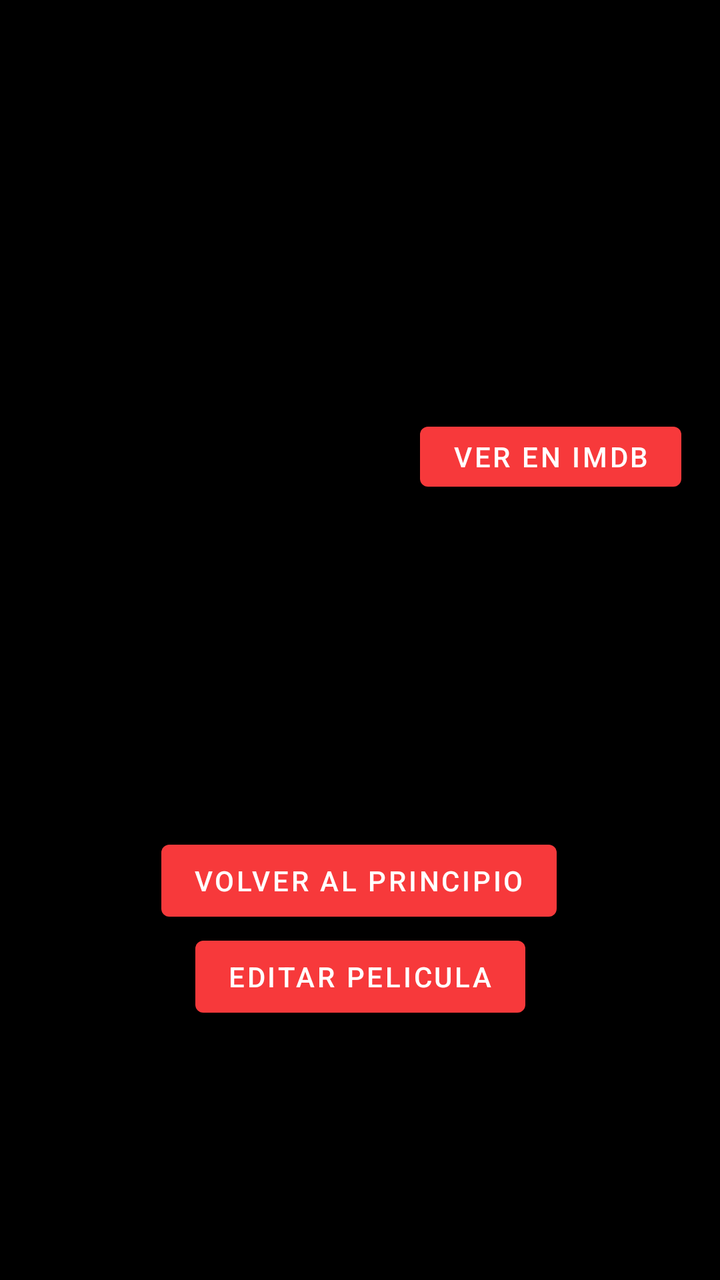
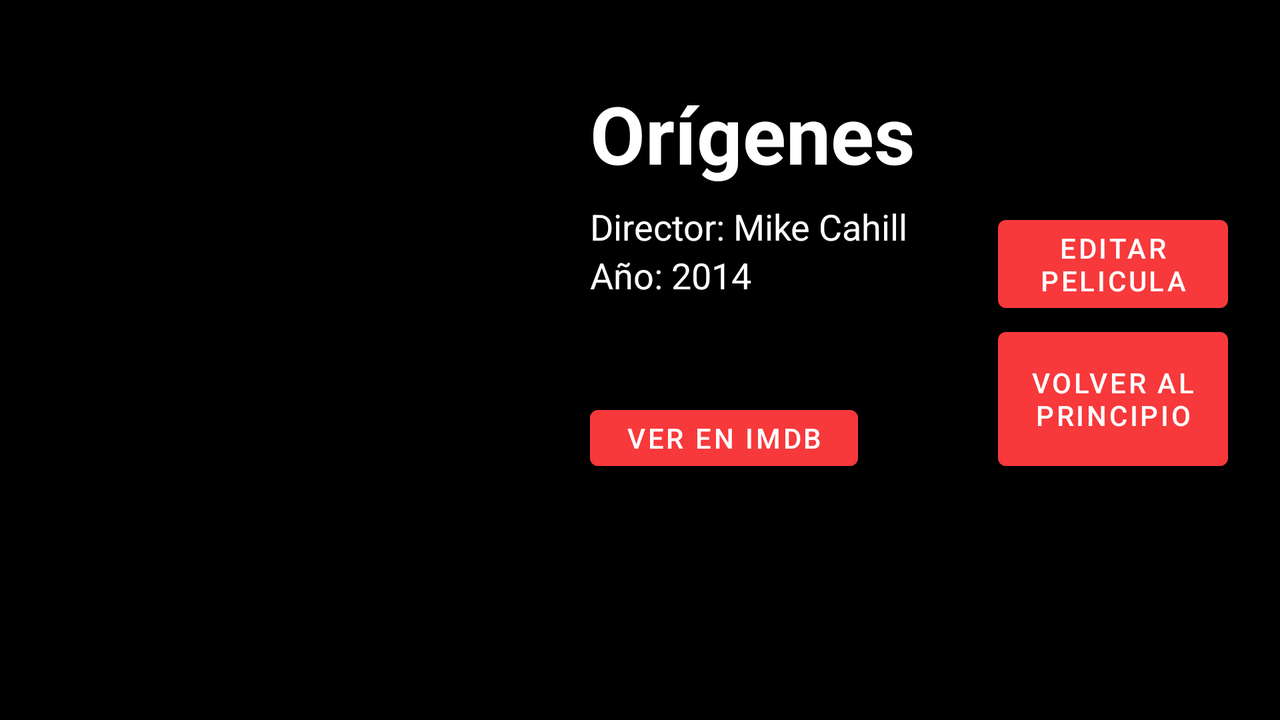

Compare how this app lays out the same screen by default and in its alternative resource folder. The renders come first, then the two layout files and the values they reference.
<!-- AndroidManifest.xml: application theme Theme.Cine -->
<!-- res/layout/activity_film_data.xml -->
<?xml version="1.0" encoding="utf-8"?>
<androidx.constraintlayout.widget.ConstraintLayout xmlns:android="http://schemas.android.com/apk/res/android"
    xmlns:app="http://schemas.android.com/apk/res-auto"
    xmlns:tools="http://schemas.android.com/tools"
    android:layout_width="match_parent"
    android:layout_height="match_parent"
    android:background="@color/black"
    tools:context=".FilmDataActivity"
    tools:layout_editor_absoluteX="15dp"
    tools:layout_editor_absoluteY="0dp">

    <ImageView
        android:id="@+id/ivCartel"
        android:layout_width="167dp"
        android:layout_height="184dp"
        android:layout_marginStart="35dp"
        android:layout_marginEnd="12dp"
        android:scaleType="centerCrop"
        app:layout_constraintBottom_toBottomOf="parent"
        app:layout_constraintEnd_toStartOf="@+id/tvDirector"
        app:layout_constraintStart_toStartOf="parent"
        app:layout_constraintTop_toTopOf="parent"
        app:layout_constraintVertical_bias="0.12" />


    

    <TextView
        android:id="@+id/tvComentarios"
        android:layout_width="wrap_content"
        android:layout_height="wrap_content"
        android:layout_marginStart="35dp"
        android:layout_marginEnd="254dp"
        android:text=""
        android:textColor="@color/white"
        app:layout_constraintBottom_toBottomOf="parent"
        app:layout_constraintEnd_toEndOf="parent"
        app:layout_constraintHorizontal_bias="0.0"
        app:layout_constraintStart_toStartOf="parent"
        app:layout_constraintTop_toBottomOf="@+id/ivCartel"
        app:layout_constraintVertical_bias="0.026" />

    <Button
        android:id="@+id/btnVolverPrincipio"
        android:layout_width="wrap_content"
        android:layout_height="wrap_content"
        android:layout_marginStart="106dp"
        android:layout_marginTop="210dp"
        android:layout_marginEnd="107dp"
        android:text="@string/volverPrincipio"
        app:layout_constraintBottom_toTopOf="@+id/btnEditarPelic"
        app:layout_constraintEnd_toEndOf="parent"
        app:layout_constraintStart_toStartOf="parent"
        app:layout_constraintTop_toBottomOf="@+id/ivCartel"
        app:layout_constraintVertical_bias="1.0" />

    <Button
        android:id="@+id/btnEditarPelic"
        android:layout_width="wrap_content"
        android:layout_height="wrap_content"
        android:layout_marginStart="123dp"
        android:layout_marginEnd="123dp"
        android:layout_marginBottom="160dp"
        android:text="@string/editarPelicula"
        app:layout_constraintBottom_toBottomOf="parent"
        app:layout_constraintEnd_toEndOf="parent"
        app:layout_constraintStart_toStartOf="parent"
        app:layout_constraintTop_toBottomOf="@+id/btnVolverPrincipio" />

    <androidx.constraintlayout.widget.Barrier
        android:id="@+id/barrier5"
        android:layout_width="wrap_content"
        android:layout_height="wrap_content"
        app:barrierDirection="left"
        app:constraint_referenced_ids="btnVerEnIMDB,tvDirector,tvAnioEstreno,tvFormato,tvNombrePelicula"
        app:layout_constraintTop_toTopOf="parent" />

    <Button
        android:id="@+id/btnVerEnIMDB"
        android:layout_width="0dp"
        android:layout_height="42dp"
        android:layout_marginStart="8dp"
        android:layout_marginTop="12dp"
        android:text="@string/verIMDB"
        app:layout_constraintStart_toEndOf="@+id/ivCartel"
        app:layout_constraintTop_toBottomOf="@+id/tvGenero" />

    <TextView
        android:id="@+id/tvDirector"
        android:layout_width="0dp"
        android:layout_height="wrap_content"
        android:layout_marginStart="10dp"
        android:layout_marginTop="10dp"
        android:text=" "
        android:textColor="@color/white"
        app:layout_constraintBottom_toTopOf="@+id/tvAnioEstreno"
        app:layout_constraintStart_toEndOf="@+id/ivCartel"
        app:layout_constraintTop_toBottomOf="@+id/tvNombrePelicula" />

    <TextView
        android:id="@+id/tvAnioEstreno"
        android:layout_width="0dp"
        android:layout_height="wrap_content"
        android:layout_marginStart="10dp"
        android:text=" "
        android:textColor="@color/white"
        app:layout_constraintBottom_toTopOf="@+id/tvFormato"
        app:layout_constraintStart_toEndOf="@+id/ivCartel"
        app:layout_constraintTop_toBottomOf="@+id/tvDirector" />

    <TextView
        android:id="@+id/tvFormato"
        android:layout_width="150dp"
        android:layout_height="0dp"
        android:layout_marginStart="10dp"
        android:text=" "
        android:textColor="@color/white"
        app:layout_constraintStart_toEndOf="@+id/ivCartel"
        app:layout_constraintTop_toBottomOf="@+id/tvAnioEstreno" />

    <TextView
        android:id="@+id/tvGenero"
        android:layout_width="150dp"
        android:layout_height="0dp"
        android:layout_marginStart="8dp"
        android:text=" "
        android:textColor="@color/white"
        app:layout_constraintStart_toEndOf="@+id/ivCartel"
        app:layout_constraintTop_toBottomOf="@+id/tvFormato" />

    <TextView
        android:id="@+id/tvNombrePelicula"
        android:layout_width="0dp"
        android:layout_height="wrap_content"
        android:layout_marginStart="10dp"
        android:layout_marginTop="64dp"
        android:layout_marginBottom="5dp"
        android:text=" "
        android:textColor="@color/white"
        android:textSize="30sp"
        android:textStyle="bold"
        app:layout_constraintBottom_toTopOf="@+id/tvDirector"
        app:layout_constraintStart_toEndOf="@+id/ivCartel"
        app:layout_constraintTop_toTopOf="parent" />

</androidx.constraintlayout.widget.ConstraintLayout>
<!-- resources referenced by this layout -->
<resources>
  <color name="black">#FF000000</color>
  <color name="white">#FFFFFFFF</color>
  <string name="editarPelicula">Editar Pelicula</string>
  <string name="verIMDB">Ver en IMDB</string>
  <string name="volverPrincipio">Volver al Principio</string>
  <style name="Theme.Cine" parent="Theme.MaterialComponents.DayNight.DarkActionBar">
          
          <item name="colorPrimary">@color/colorActionBar</item>
          <item name="colorPrimaryVariant">@color/colorActionBarVariant</item>
          <item name="colorOnPrimary">@color/white</item>
          
          <item name="colorSecondary">@color/colorActionBarSecondary</item>
          <item name="colorSecondaryVariant">@color/colorActionBarSecondaryVariant</item>
          <item name="colorOnSecondary">@color/black</item>
          
          <item name="android:statusBarColor">?attr/colorPrimaryVariant</item>
          
          
          <item name="android:spinnerStyle">@style/SpinnerTextStyle</item>
          <item name="android:popupTheme">@style/ThemeOverlay.MaterialComponents</item>
      </style>
  <color name="colorActionBar">#f7393b</color>
  <color name="colorActionBarVariant">#f9492c</color>
  <color name="colorActionBarSecondary">#dd822a</color>
  <color name="colorActionBarSecondaryVariant">#ed8f29</color>
  <style name="SpinnerTextStyle" parent="Widget.AppCompat.Spinner">
          <item name="android:textColor">@color/white</item>
      </style>
</resources>
<!-- res/layout-land/activity_film_data.xml (the repository's variant of the layout above) -->
<!-- drawn on the phone turned sideways -->
<?xml version="1.0" encoding="utf-8"?>
<androidx.constraintlayout.widget.ConstraintLayout xmlns:android="http://schemas.android.com/apk/res/android"
    xmlns:app="http://schemas.android.com/apk/res-auto"
    xmlns:tools="http://schemas.android.com/tools"
    android:layout_width="match_parent"
    android:layout_height="match_parent"
    android:background="@color/black"
    tools:context=".FilmDataActivity"
    tools:layout_editor_absoluteX="15dp"
    tools:layout_editor_absoluteY="0dp">

    
    
    
    
    
    
    


    <ImageView
        android:id="@+id/ivCartel"
        android:layout_width="225dp"
        android:layout_height="222dp"
        android:layout_marginStart="50dp"
        android:layout_marginTop="30dp"
        android:layout_marginEnd="192dp"
        android:scaleType="centerCrop"
        app:layout_constraintBottom_toBottomOf="parent"
        app:layout_constraintEnd_toEndOf="parent"
        app:layout_constraintHorizontal_bias="0.0"
        app:layout_constraintStart_toStartOf="parent"
        app:layout_constraintTop_toTopOf="parent"
        app:layout_constraintVertical_bias="0.12"
        tools:src="" />

    <TextView
        android:id="@+id/tvComentarios"
        android:layout_width="match_parent"
        android:layout_height="wrap_content"
        android:layout_marginStart="50dp"
        android:layout_marginEnd="254dp"
        android:text=""
        android:textColor="@color/white"
        app:layout_constraintBottom_toBottomOf="parent"
        app:layout_constraintEnd_toEndOf="parent"
        app:layout_constraintHorizontal_bias="0.0"
        app:layout_constraintStart_toStartOf="parent"
        app:layout_constraintTop_toBottomOf="@+id/ivCartel"
        app:layout_constraintVertical_bias="0.027" />


    

    <Button
        android:id="@+id/btnVolverPrincipio"
        android:layout_width="115dp"
        android:layout_height="79dp"
        android:layout_marginEnd="26dp"
        android:text="@string/volverPrincipio"
        app:layout_constraintEnd_toEndOf="parent"
        app:layout_constraintTop_toBottomOf="@+id/btnEditarPelic" />

    <Button
        android:id="@+id/btnEditarPelic"
        android:layout_width="115dp"
        android:layout_height="56dp"
        android:layout_marginTop="104dp"
        android:layout_marginEnd="26dp"
        android:text="@string/editarPelicula"
        app:layout_constraintEnd_toEndOf="parent"
        app:layout_constraintTop_toTopOf="parent" />

    <androidx.constraintlayout.widget.Barrier
        android:id="@+id/barrier2"
        android:layout_width="wrap_content"
        android:layout_height="wrap_content"
        app:barrierDirection="left"
        app:constraint_referenced_ids="tvNombrePelicula,tvDirector,tvAnioEstreno,tvFormato,btnVerEnIMDB" />

    <TextView
        android:id="@+id/tvNombrePelicula"
        android:layout_width="175dp"
        android:layout_height="61dp"
        android:layout_marginStart="20dp"
        android:layout_marginTop="40dp"
        android:text="@string/nombrePeliA"
        android:textColor="@color/white"
        android:textSize="40sp"
        android:textStyle="bold"
        app:layout_constraintStart_toEndOf="@+id/ivCartel"
        app:layout_constraintTop_toTopOf="parent" />

    <TextView
        android:id="@+id/tvDirector"
        android:layout_width="wrap_content"
        android:layout_height="wrap_content"
        android:layout_marginStart="20dp"
        android:text="@string/directorPeliA"
        android:textColor="@color/white"
        android:textSize="18sp"
        app:layout_constraintStart_toEndOf="@+id/ivCartel"
        app:layout_constraintTop_toBottomOf="@+id/tvNombrePelicula" />

    <TextView
        android:id="@+id/tvAnioEstreno"
        android:layout_width="wrap_content"
        android:layout_height="wrap_content"
        android:layout_marginStart="20dp"
        android:text="@string/anioPeliA"
        android:textColor="@color/white"
        android:textSize="18sp"
        app:layout_constraintStart_toEndOf="@+id/ivCartel"
        app:layout_constraintTop_toBottomOf="@+id/tvDirector" />

    <TextView
        android:id="@+id/tvFormato"
        android:layout_width="150dp"
        android:layout_height="wrap_content"
        android:layout_marginStart="20dp"
        android:text=""
        android:textColor="@color/white"
        android:textSize="18sp"
        app:layout_constraintStart_toEndOf="@+id/ivCartel"
        app:layout_constraintTop_toBottomOf="@+id/tvAnioEstreno" />

    <Button
        android:id="@+id/btnVerEnIMDB"
        android:layout_width="134dp"
        android:layout_height="40dp"
        android:layout_marginStart="20dp"
        android:layout_marginTop="25dp"
        android:text="@string/verIMDB"
        app:layout_constraintStart_toEndOf="@+id/ivCartel"
        app:layout_constraintTop_toBottomOf="@+id/tvFormato" />

</androidx.constraintlayout.widget.ConstraintLayout>
<!-- resources referenced by the variant -->
<!-- as the phone turned sideways resolves them -->
<resources>
  <color name="black">#FF000000</color>
  <color name="white">#FFFFFFFF</color>
  <string name="anioPeliA">Año: 2014</string>
  <string name="directorPeliA">Director: Mike Cahill</string>
  <string name="editarPelicula">Editar Pelicula</string>
  <string name="nombrePeliA">Orígenes</string>
  <string name="verIMDB">Ver en IMDB</string>
  <string name="volverPrincipio">Volver al Principio</string>
  <style name="Theme.Cine" parent="Theme.MaterialComponents.DayNight.DarkActionBar">
          
          <item name="colorPrimary">@color/colorActionBar</item>
          <item name="colorPrimaryVariant">@color/colorActionBarVariant</item>
          <item name="colorOnPrimary">@color/white</item>
          
          <item name="colorSecondary">@color/colorActionBarSecondary</item>
          <item name="colorSecondaryVariant">@color/colorActionBarSecondaryVariant</item>
          <item name="colorOnSecondary">@color/black</item>
          
          <item name="android:statusBarColor">?attr/colorPrimaryVariant</item>
          
          
          <item name="android:spinnerStyle">@style/SpinnerTextStyle</item>
          <item name="android:popupTheme">@style/ThemeOverlay.MaterialComponents</item>
      </style>
  <color name="colorActionBar">#f7393b</color>
  <color name="colorActionBarVariant">#f9492c</color>
  <color name="colorActionBarSecondary">#dd822a</color>
  <color name="colorActionBarSecondaryVariant">#ed8f29</color>
  <style name="SpinnerTextStyle" parent="Widget.AppCompat.Spinner">
          <item name="android:textColor">@color/white</item>
      </style>
</resources>
